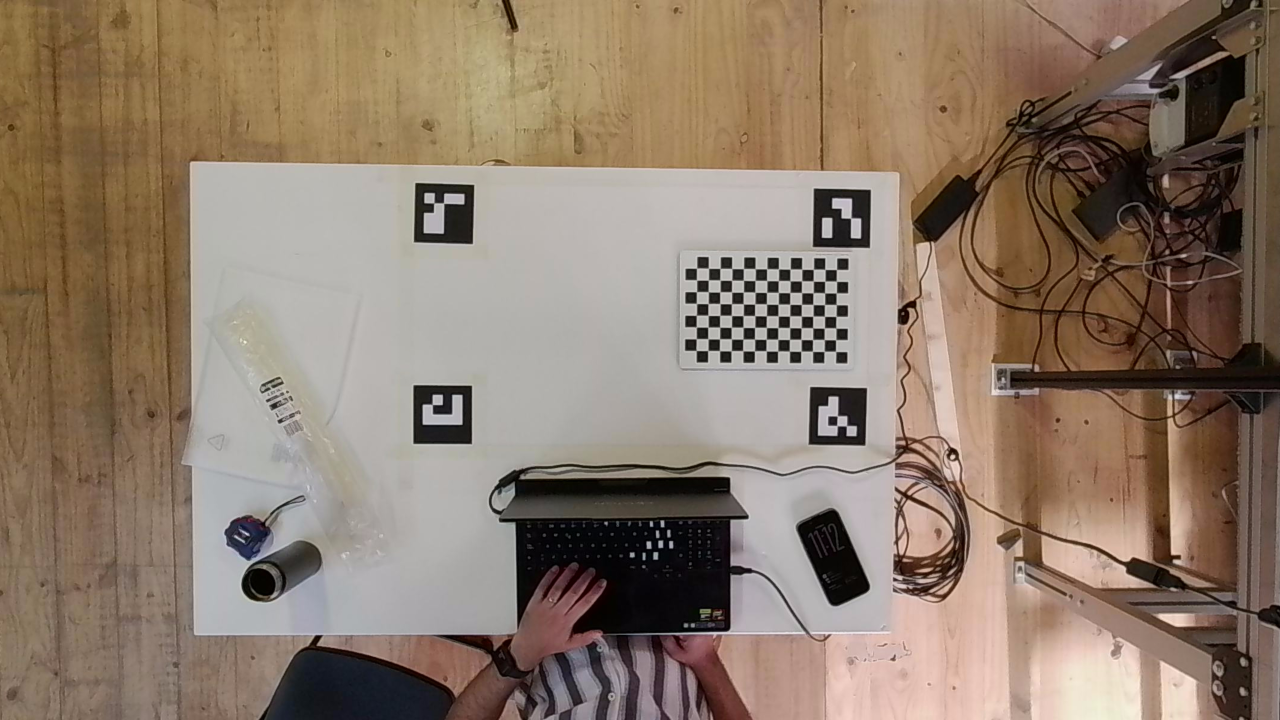
#> input picture Webcam detection/calibration_data/checkerboard_photos/calib_001.jpg, 3840 x 2160 px (shown at 1/3 size)
$ python 1_calibrate_camera.py
#> lines starting #> are read from the running program, lines starting #| are printed output that depends on the picture
"""
Step 1: Intrinsic camera calibration (lens distortion correction).
Supports both OpenCV Fisheye (cv2.fisheye for 120°+ lenses) and Standard Pinhole models.

How to shoot the calibration photos:
    1. Print a checkerboard (config.CHECKERBOARD_INNER_CORNERS = 13x8 inner corners by default).
       Measure printed square size with calipers and set config.CHECKERBOARD_SQUARE_SIZE_MM.
    2. Tape it FLAT to something rigid (a flat board or acrylic).
    3. Mount camera in its fixed rig position with manual focus and lighting locked.
    4. Take 5-10 photos of the checkerboard covering different regions of the frame
       (corners, edges, center, tilted at moderate angles).
       Save them into calibration_data/checkerboard_photos/ or run with --live to snap them interactively.
    5. Run this script.

Usage:
    python 1_calibrate_camera.py
    python 1_calibrate_camera.py --live    (interactively capture checkerboard photos from webcam)
"""

import os
import sys
import glob
import argparse
import cv2
import numpy as np
import config
import camera_utils

PHOTOS_DIR = os.path.join(config.CALIB_DIR, "checkerboard_photos")
os.makedirs(PHOTOS_DIR, exist_ok=True)


# [66 lines left out: function capture_checkerboard_live, not called in this run]


def calibrate():
    cols, rows = config.CHECKERBOARD_INNER_CORNERS
    square_mm = config.CHECKERBOARD_SQUARE_SIZE_MM
    calib_model = getattr(config, "CALIBRATION_MODEL", "fisheye").lower()
    is_fisheye_mode = (calib_model == "fisheye")

    print(f"\n============================================================")
    print(f"CAMERA INTRINSIC CALIBRATION ({'OPENCV FISHEYE' if is_fisheye_mode else 'STANDARD PINHOLE'})")
    print(f"Checkerboard inner corners: {cols}x{rows} | Square size: {square_mm} mm")
    print(f"============================================================")

    # 3D points of checkerboard corners in board coordinate space (Z=0)
    # Shape for standard: (cols*rows, 3) float32
    # Shape for fisheye:  (cols*rows, 1, 3) float64
    if is_fisheye_mode:
        objp = np.zeros((1, cols * rows, 3), np.float64)
        objp[0, :, :2] = np.mgrid[0:cols, 0:rows].T.reshape(-1, 2) * square_mm
    else:
        objp = np.zeros((cols * rows, 3), np.float32)
        objp[:, :2] = np.mgrid[0:cols, 0:rows].T.reshape(-1, 2) * square_mm

    objpoints = []  # 3D points in real world
    imgpoints = []  # 2D points in image plane
    valid_paths = []

    criteria = (cv2.TERM_CRITERIA_EPS + cv2.TERM_CRITERIA_MAX_ITER, 30, 0.001)

    image_paths = sorted(glob.glob(os.path.join(PHOTOS_DIR, "*.jpg")) +
                         glob.glob(os.path.join(PHOTOS_DIR, "*.png")))

    if not image_paths:
        print(f"\nNo photos found in {PHOTOS_DIR}")
        print("Run 'python 1_calibrate_camera.py --live' to capture photos with the webcam,")
        print("or add 15-25 checkerboard images into that folder.")
        sys.exit(1)

    image_size = None
    print(f"Processing {len(image_paths)} images from {PHOTOS_DIR}...")

    for path in image_paths:
        img = cv2.imread(path)
#> img is the input picture: shape (2160, 3840, 3); mean B, G, R 106.4, 122.7, 140.8
        if img is None:
            print(f"  [SKIP] Unreadable: {os.path.basename(path)}")
            continue

        gray = cv2.cvtColor(img, cv2.COLOR_BGR2GRAY)
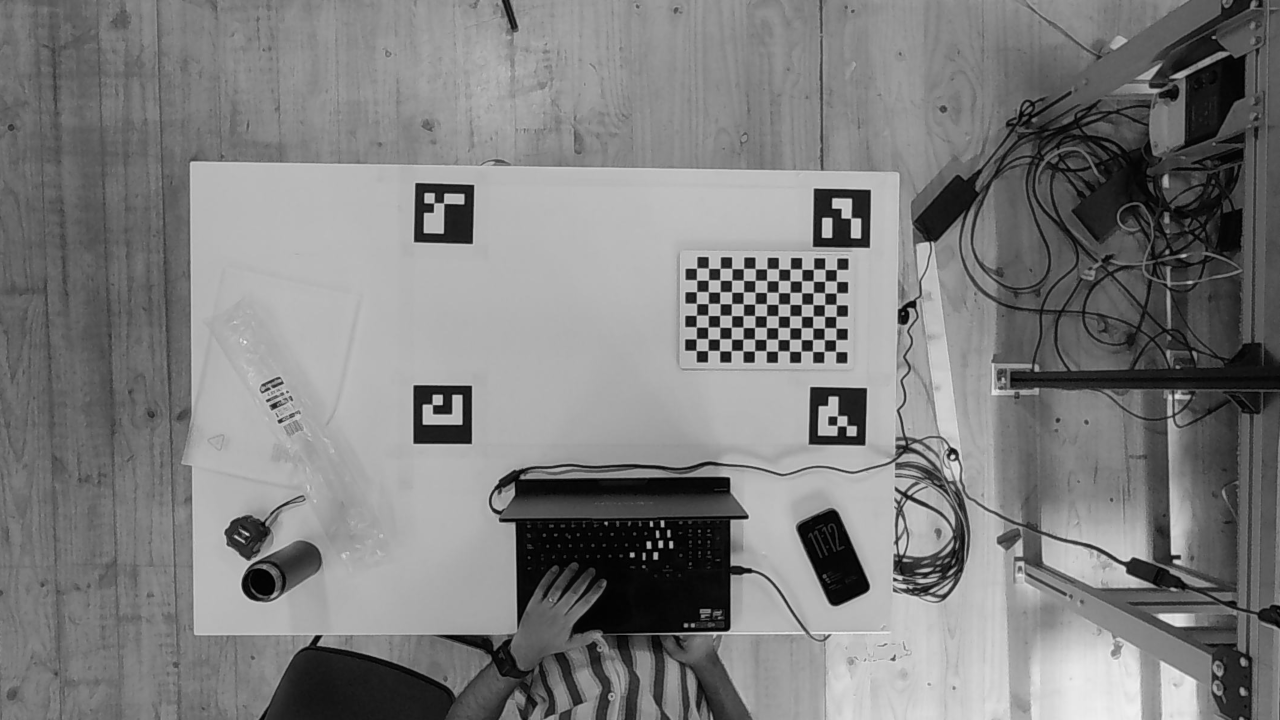
#> gray: shape (2160, 3840) (shown at 1/3 size); min 0, max 244, mean 126.3
        if image_size is None:
            image_size = (gray.shape[1], gray.shape[0])  # (width, height)
#> image_size = (3840, 2160)

        found, corners = cv2.findChessboardCorners(
            gray,
            (cols, rows),
            cv2.CALIB_CB_ADAPTIVE_THRESH + cv2.CALIB_CB_FAST_CHECK + cv2.CALIB_CB_NORMALIZE_IMAGE
        )
#> found = True; corners = 104 rows, first 8: [2506.6, 1054], [2472.5, 1054.5], [2439, 1055.7], [2402.4, 1055], [2369.6, 1055.1], [2333.2, 1055.2], [2299.4, 1053.8], [2263.6, 1054.8]

        if not found:
            print(f"  [SKIP] Checkerboard not found: {os.path.basename(path)}")
            continue

        corners_refined = cv2.cornerSubPix(
            gray, corners, (11, 11), (-1, -1), criteria
        )
#> corners_refined = 104 rows, first 8: [2507.8, 1055.2], [2473.2, 1055.2], [2438.5, 1055], [2403.6, 1054.6], [2368.9, 1054.4], [2334, 1054.4], [2299.3, 1053.6], [2264.2, 1053.8]

        if is_fisheye_mode:
            # cv2.fisheye requires (1, N, 2) float64
            imgpoints.append(np.asarray(corners_refined, dtype=np.float64).reshape(1, -1, 2))
            objpoints.append(objp.copy())
        else:
            imgpoints.append(corners_refined)
            objpoints.append(objp.copy())

        valid_paths.append(path)
        print(f"  [OK]   Detected corners in: {os.path.basename(path)}")
#> pass 2 of the loop in calibrate, `for path in image_paths:`:
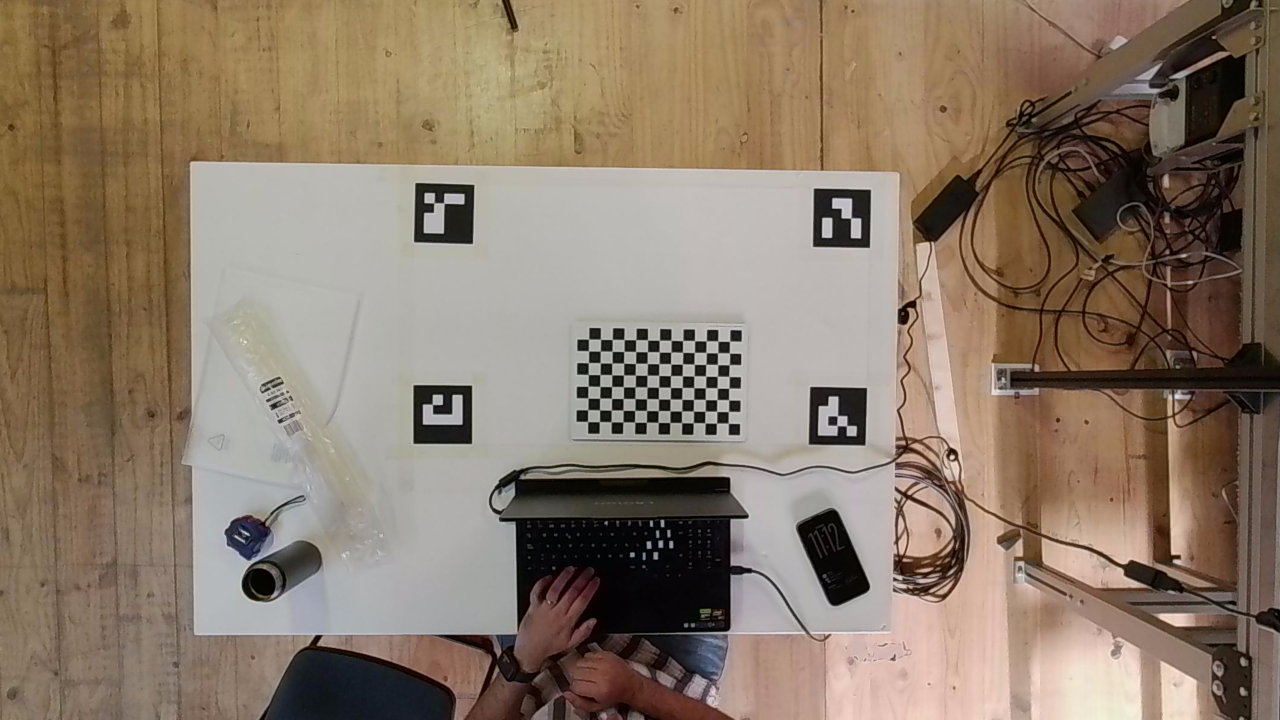
#> input picture Webcam detection/calibration_data/checkerboard_photos/calib_002.jpg, 3840 x 2160 px (shown at 1/3 size)
#> in calibrate, img is the input picture: shape (2160, 3840, 3); mean B, G, R 105.1, 122.2, 139
#> in calibrate, `gray = cv2.cvtColor(img, cv2.COLOR_BGR2GRAY)`:
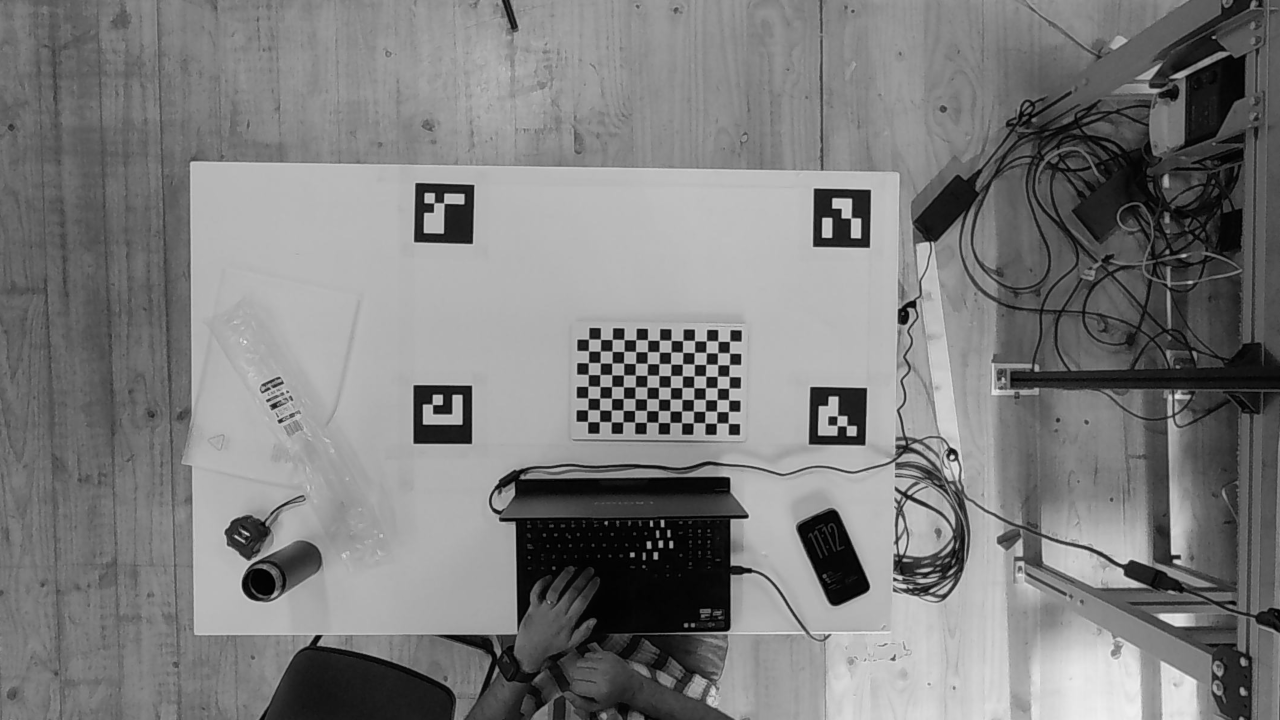
#> gray: shape (2160, 3840) (shown at 1/3 size); min 0, max 243, mean 125.3
#> corners = 104 rows, first 8: [2186, 1270.5], [2150.8, 1270.4], [2116.7, 1269.4], [2080.3, 1270], [2045.5, 1269], [2010.8, 1268.5], [1975.7, 1268.9], [1940.5, 1268]
#> corners_refined = 104 rows, first 8: [2185.6, 1270.7], [2150.3, 1270.3], [2115.7, 1269.8], [2080.4, 1269.5], [2045.6, 1269.1], [2010.5, 1268.8], [1975.3, 1268.5], [1940.1, 1267.8]
#> pass 3 of the loop in calibrate, `for path in image_paths:`:
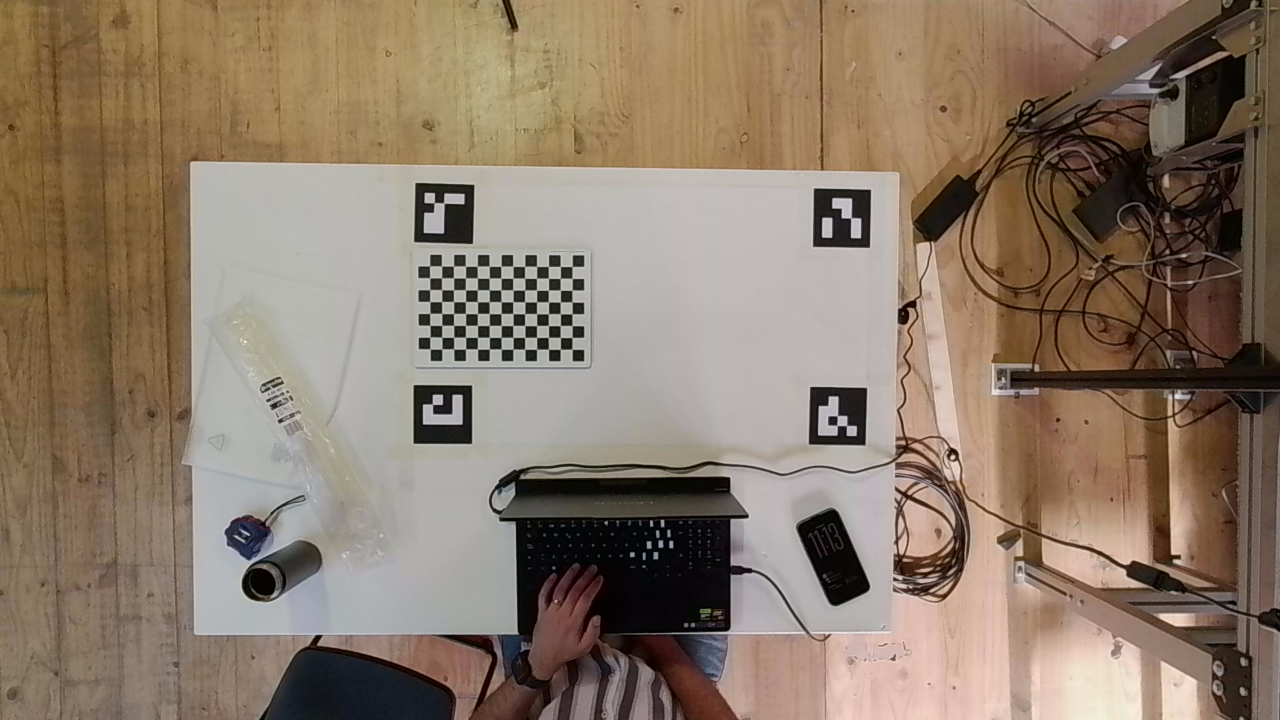
#> input picture Webcam detection/calibration_data/checkerboard_photos/calib_003.jpg, 3840 x 2160 px (shown at 1/3 size)
#> in calibrate, img is the input picture: shape (2160, 3840, 3); mean B, G, R 105.3, 122.4, 139.3
#> in calibrate, `gray = cv2.cvtColor(img, cv2.COLOR_BGR2GRAY)`:
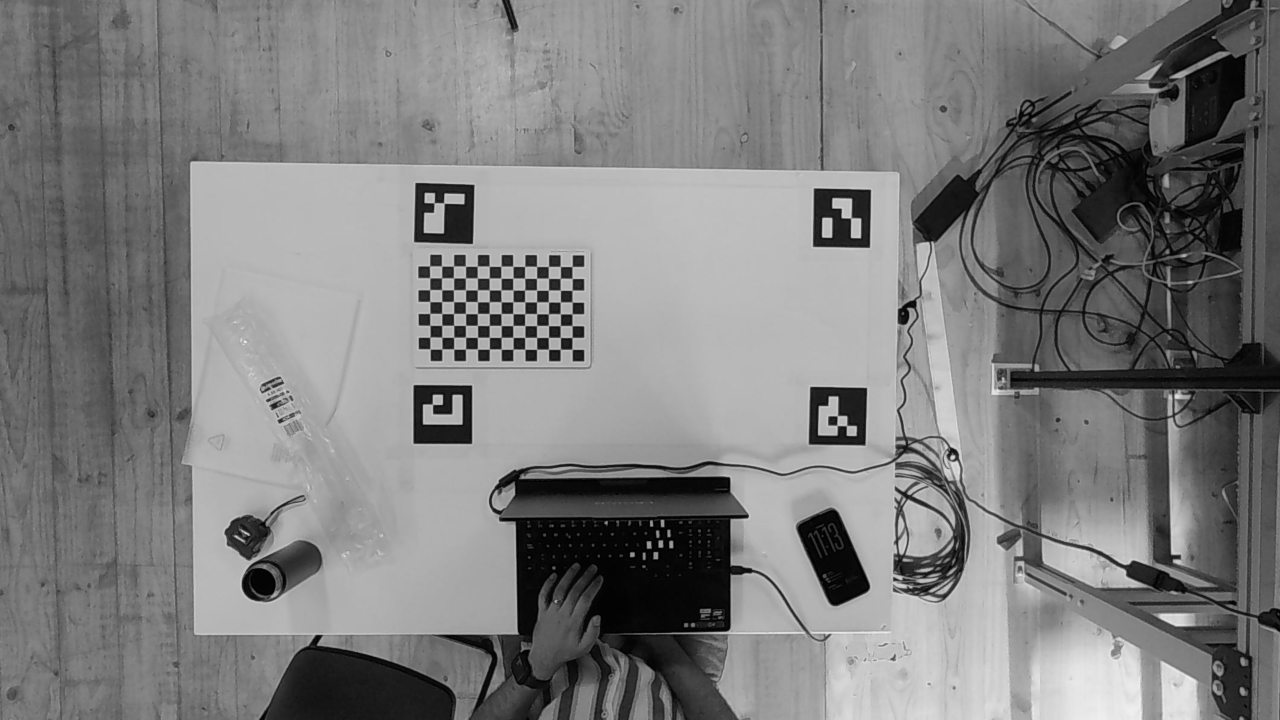
#> gray: shape (2160, 3840) (shown at 1/3 size); min 0, max 244, mean 125.5
#> corners = 104 rows, first 8: [1719.6, 1048.9], [1682.9, 1048], [1645, 1048], [1610.5, 1048], [1576.2, 1050], [1540.7, 1047.3], [1504.6, 1047.5], [1469.3, 1047]
#> corners_refined = 104 rows, first 8: [1717.1, 1048.8], [1681.8, 1048.7], [1646.4, 1048.7], [1610.9, 1048.8], [1575.7, 1048.8], [1540.1, 1048.6], [1504.5, 1048.5], [1468.9, 1048.2]
#> the loop made 4 passes; the first 3 are shown

    accepted = len(imgpoints)
    print(f"\nAccepted {accepted}/{len(image_paths)} photos.")

    if accepted < 5:
        print("ERROR: Fewer than 5 valid checkerboard photos detected.")
        print("Calibration requires at least 10-20 good photos across the field of view.")
#> (the run stopped early here; a loop or call above may not have finished)
